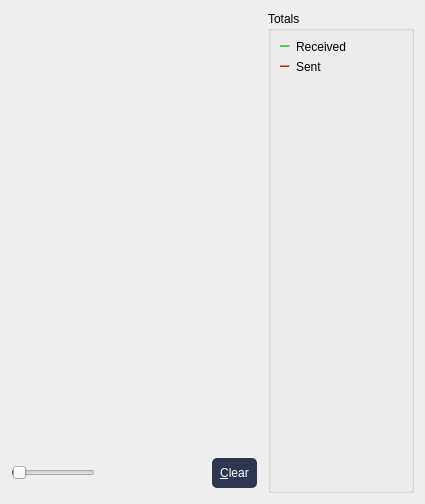
     <widget class="QWidget" name="tab_nettraffic">
      <attribute name="title">
       <string>&amp;Network Traffic</string>
      </attribute>
      <layout class="QHBoxLayout" name="horizontalLayout_3">
       <item>
        <layout class="QVBoxLayout" name="verticalLayout_4">
         <item>
          <widget class="TrafficGraphWidget" name="trafficGraph" native="true">
           <property name="sizePolicy">
            <sizepolicy hsizetype="Expanding" vsizetype="Expanding">
             <horstretch>0</horstretch>
             <verstretch>0</verstretch>
            </sizepolicy>
           </property>
          </widget>
         </item>
         <item>
          <layout class="QHBoxLayout" name="horizontalLayout_2">
           <item>
            <widget class="QSlider" name="sldGraphRange">
             <property name="minimum">
              <number>1</number>
             </property>
             <property name="maximum">
              <number>288</number>
             </property>
             <property name="pageStep">
              <number>12</number>
             </property>
             <property name="value">
              <number>6</number>
             </property>
             <property name="orientation">
              <enum>Qt::Horizontal</enum>
             </property>
            </widget>
           </item>
           <item>
            <widget class="QLabel" name="lblGraphRange">
             <property name="minimumSize">
              <size>
               <width>100</width>
               <height>0</height>
              </size>
             </property>
             <property name="alignment">
              <set>Qt::AlignCenter</set>
             </property>
            </widget>
           </item>
           <item>
            <widget class="QPushButton" name="btnClearTrafficGraph">
             <property name="styleSheet">
              <string notr="true">background:#2d374f;
padding:8px;
border-radius:5px;
color:#fff;
margin:5px</string>
             </property>
             <property name="text">
              <string>&amp;Clear</string>
             </property>
             <property name="autoDefault">
              <bool>false</bool>
             </property>
            </widget>
           </item>
          </layout>
         </item>
        </layout>
       </item>
       <item>
        <layout class="QVBoxLayout" name="verticalLayout">
         <item>
          <widget class="QGroupBox" name="groupBox">
           <property name="title">
            <string>Totals</string>
           </property>
           <layout class="QVBoxLayout" name="verticalLayout_5">
            <item>
             <layout class="QHBoxLayout" name="horizontalLayout_4">
              <item>
               <widget class="Line" name="line">
                <property name="sizePolicy">
                 <sizepolicy hsizetype="Fixed" vsizetype="Fixed">
                  <horstretch>0</horstretch>
                  <verstretch>0</verstretch>
                 </sizepolicy>
                </property>
                <property name="minimumSize">
                 <size>
                  <width>10</width>
                  <height>0</height>
                 </size>
                </property>
                <property name="palette">
                 <palette>
                  <active>
                   <colorrole role="WindowText">
                    <brush brushstyle="SolidPattern">
                     <color alpha="255">
                      <red>255</red>
                      <green>255</green>
                      <blue>255</blue>
                     </color>
                    </brush>
                   </colorrole>
                   <colorrole role="Button">
                    <brush brushstyle="SolidPattern">
                     <color alpha="255">
                      <red>27</red>
                      <green>34</green>
                      <blue>52</blue>
                     </color>
                    </brush>
                   </colorrole>
                   <colorrole role="Light">
                    <brush brushstyle="SolidPattern">
                     <color alpha="255">
                      <red>0</red>
                      <green>255</green>
                      <blue>0</blue>
                     </color>
                    </brush>
                   </colorrole>
                   <colorrole role="Text">
                    <brush brushstyle="SolidPattern">
                     <color alpha="255">
                      <red>255</red>
                      <green>255</green>
                      <blue>255</blue>
                     </color>
                    </brush>
                   </colorrole>
                   <colorrole role="ButtonText">
                    <brush brushstyle="SolidPattern">
                     <color alpha="255">
                      <red>255</red>
                      <green>255</green>
                      <blue>255</blue>
                     </color>
                    </brush>
                   </colorrole>
                   <colorrole role="Base">
                    <brush brushstyle="SolidPattern">
                     <color alpha="255">
                      <red>27</red>
                      <green>34</green>
                      <blue>52</blue>
                     </color>
                    </brush>
                   </colorrole>
                   <colorrole role="Window">
                    <brush brushstyle="SolidPattern">
                     <color alpha="255">
                      <red>27</red>
                      <green>34</green>
                      <blue>52</blue>
                     </color>
                    </brush>
                   </colorrole>
                   <colorrole role="WindowText">
                    <brush brushstyle="NoBrush">
                     <color alpha="128">
                      <red>255</red>
                      <green>255</green>
                      <blue>255</blue>
                     </color>
                    </brush>
                   </colorrole>
                  </active>
                  <inactive>
                   <colorrole role="WindowText">
                    <brush brushstyle="SolidPattern">
                     <color alpha="255">
                      <red>255</red>
                      <green>255</green>
                      <blue>255</blue>
                     </color>
                    </brush>
                   </colorrole>
                   <colorrole role="Button">
                    <brush brushstyle="SolidPattern">
                     <color alpha="255">
                      <red>27</red>
                      <green>34</green>
                      <blue>52</blue>
                     </color>
                    </brush>
                   </colorrole>
                   <colorrole role="Light">
                    <brush brushstyle="SolidPattern">
                     <color alpha="255">
                      <red>0</red>
                      <green>255</green>
                      <blue>0</blue>
                     </color>
                    </brush>
                   </colorrole>
                   <colorrole role="Text">
                    <brush brushstyle="SolidPattern">
                     <color alpha="255">
                      <red>255</red>
                      <green>255</green>
                      <blue>255</blue>
                     </color>
                    </brush>
                   </colorrole>
                   <colorrole role="ButtonText">
                    <brush brushstyle="SolidPattern">
                     <color alpha="255">
                      <red>255</red>
                      <green>255</green>
                      <blue>255</blue>
                     </color>
                    </brush>
                   </colorrole>
                   <colorrole role="Base">
                    <brush brushstyle="SolidPattern">
                     <color alpha="255">
                      <red>27</red>
                      <green>34</green>
                      <blue>52</blue>
                     </color>
                    </brush>
                   </colorrole>
                   <colorrole role="Window">
                    <brush brushstyle="SolidPattern">
                     <color alpha="255">
                      <red>27</red>
                      <green>34</green>
                      <blue>52</blue>
                     </color>
                    </brush>
                   </colorrole>
                   <colorrole role="WindowText">
                    <brush brushstyle="NoBrush">
                     <color alpha="128">
                      <red>255</red>
                      <green>255</green>
                      <blue>255</blue>
                     </color>
                    </brush>
                   </colorrole>
                  </inactive>
                  <disabled>
                   <colorrole role="WindowText">
                    <brush brushstyle="SolidPattern">
                     <color alpha="255">
                      <red>255</red>
                      <green>255</green>
                      <blue>255</blue>
                     </color>
                    </brush>
                   </colorrole>
                   <colorrole role="Button">
                    <brush brushstyle="SolidPattern">
                     <color alpha="255">
                      <red>27</red>
                      <green>34</green>
                      <blue>52</blue>
                     </color>
                    </brush>
                   </colorrole>
                   <colorrole role="Light">
                    <brush brushstyle="SolidPattern">
                     <color alpha="255">
                      <red>0</red>
                      <green>255</green>
                      <blue>0</blue>
                     </color>
                    </brush>
                   </colorrole>
                   <colorrole role="Text">
                    <brush brushstyle="SolidPattern">
                     <color alpha="255">
                      <red>255</red>
                      <green>255</green>
                      <blue>255</blue>
                     </color>
                    </brush>
                   </colorrole>
                   <colorrole role="ButtonText">
                    <brush brushstyle="SolidPattern">
                     <color alpha="255">
                      <red>255</red>
                      <green>255</green>
                      <blue>255</blue>
                     </color>
                    </brush>
                   </colorrole>
                   <colorrole role="Base">
                    <brush brushstyle="SolidPattern">
                     <color alpha="255">
                      <red>27</red>
                      <green>34</green>
                      <blue>52</blue>
                     </color>
                    </brush>
                   </colorrole>
                   <colorrole role="Window">
                    <brush brushstyle="SolidPattern">
                     <color alpha="255">
                      <red>27</red>
                      <green>34</green>
                      <blue>52</blue>
                     </color>
                    </brush>
                   </colorrole>
                   <colorrole role="WindowText">
                    <brush brushstyle="NoBrush">
                     <color alpha="128">
                      <red>255</red>
                      <green>255</green>
                      <blue>255</blue>
                     </color>
                    </brush>
                   </colorrole>
                  </disabled>
                 </palette>
                </property>
                <property name="orientation">
                 <enum>Qt::Horizontal</enum>
                </property>
               </widget>
              </item>
              <item>
               <widget class="QLabel" name="label_16">
                <property name="text">
                 <string>Received</string>
                </property>
               </widget>
              </item>
              <item>
               <widget class="QLabel" name="lblBytesIn">
                <property name="minimumSize">
                 <size>
                  <width>50</width>
                  <height>0</height>
                 </size>
                </property>
                <property name="alignment">
                 <set>Qt::AlignRight|Qt::AlignTrailing|Qt::AlignVCenter</set>
                </property>
               </widget>
              </item>
             </layout>
            </item>
            <item>
             <layout class="QHBoxLayout" name="horizontalLayout_5">
              <item>
               <widget class="Line" name="line_2">
                <property name="sizePolicy">
                 <sizepolicy hsizetype="Fixed" vsizetype="Fixed">
                  <horstretch>0</horstretch>
                  <verstretch>0</verstretch>
                 </sizepolicy>
                </property>
                <property name="minimumSize">
                 <size>
                  <width>10</width>
                  <height>0</height>
                 </size>
                </property>
                <property name="palette">
                 <palette>
                  <active>
                   <colorrole role="WindowText">
                    <brush brushstyle="SolidPattern">
                     <color alpha="255">
                      <red>255</red>
                      <green>255</green>
                      <blue>255</blue>
                     </color>
                    </brush>
                   </colorrole>
                   <colorrole role="Button">
                    <brush brushstyle="SolidPattern">
                     <color alpha="255">
                      <red>27</red>
                      <green>34</green>
                      <blue>52</blue>
                     </color>
                    </brush>
                   </colorrole>
                   <colorrole role="Light">
                    <brush brushstyle="SolidPattern">
                     <color alpha="255">
                      <red>255</red>
                      <green>0</green>
                      <blue>0</blue>
                     </color>
                    </brush>
                   </colorrole>
                   <colorrole role="Text">
                    <brush brushstyle="SolidPattern">
                     <color alpha="255">
                      <red>255</red>
                      <green>255</green>
                      <blue>255</blue>
                     </color>
                    </brush>
                   </colorrole>
                   <colorrole role="ButtonText">
                    <brush brushstyle="SolidPattern">
                     <color alpha="255">
                      <red>255</red>
                      <green>255</green>
                      <blue>255</blue>
                     </color>
                    </brush>
                   </colorrole>
                   <colorrole role="Base">
                    <brush brushstyle="SolidPattern">
                     <color alpha="255">
                      <red>27</red>
                      <green>34</green>
                      <blue>52</blue>
                     </color>
                    </brush>
                   </colorrole>
                   <colorrole role="Window">
                    <brush brushstyle="SolidPattern">
                     <color alpha="255">
                      <red>27</red>
                      <green>34</green>
                      <blue>52</blue>
                     </color>
                    </brush>
                   </colorrole>
                   <colorrole role="WindowText">
                    <brush brushstyle="NoBrush">
                     <color alpha="128">
                      <red>255</red>
                      <green>255</green>
                      <blue>255</blue>
                     </color>
                    </brush>
                   </colorrole>
                  </active>
                  <inactive>
                   <colorrole role="WindowText">
                    <brush brushstyle="SolidPattern">
                     <color alpha="255">
                      <red>255</red>
                      <green>255</green>
                      <blue>255</blue>
                     </color>
                    </brush>
                   </colorrole>
                   <colorrole role="Button">
                    <brush brushstyle="SolidPattern">
                     <color alpha="255">
                      <red>27</red>
                      <green>34</green>
                      <blue>52</blue>
                     </color>
                    </brush>
                   </colorrole>
                   <colorrole role="Light">
                    <brush brushstyle="SolidPattern">
                     <color alpha="255">
                      <red>255</red>
                      <green>0</green>
                      <blue>0</blue>
                     </color>
                    </brush>
                   </colorrole>
                   <colorrole role="Text">
                    <brush brushstyle="SolidPattern">
                     <color alpha="255">
                      <red>255</red>
                      <green>255</green>
                      <blue>255</blue>
                     </color>
                    </brush>
                   </colorrole>
                   <colorrole role="ButtonText">
                    <brush brushstyle="SolidPattern">
                     <color alpha="255">
                      <red>255</red>
                      <green>255</green>
                      <blue>255</blue>
                     </color>
                    </brush>
                   </colorrole>
                   <colorrole role="Base">
                    <brush brushstyle="SolidPattern">
                     <color alpha="255">
                      <red>27</red>
                      <green>34</green>
                      <blue>52</blue>
                     </color>
                    </brush>
                   </colorrole>
                   <colorrole role="Window">
                    <brush brushstyle="SolidPattern">
                     <color alpha="255">
                      <red>27</red>
                      <green>34</green>
                      <blue>52</blue>
                     </color>
                    </brush>
                   </colorrole>
                   <colorrole role="WindowText">
                    <brush brushstyle="NoBrush">
                     <color alpha="128">
                      <red>255</red>
                      <green>255</green>
                      <blue>255</blue>
                     </color>
                    </brush>
                   </colorrole>
                  </inactive>
                  <disabled>
                   <colorrole role="WindowText">
                    <brush brushstyle="SolidPattern">
                     <color alpha="255">
                      <red>255</red>
                      <green>255</green>
                      <blue>255</blue>
                     </color>
                    </brush>
                   </colorrole>
                   <colorrole role="Button">
                    <brush brushstyle="SolidPattern">
                     <color alpha="255">
                      <red>27</red>
                      <green>34</green>
                      <blue>52</blue>
                     </color>
                    </brush>
                   </colorrole>
                   <colorrole role="Light">
                    <brush brushstyle="SolidPattern">
                     <color alpha="255">
                      <red>255</red>
                      <green>0</green>
                      <blue>0</blue>
                     </color>
                    </brush>
                   </colorrole>
                   <colorrole role="Text">
                    <brush brushstyle="SolidPattern">
                     <color alpha="255">
                      <red>255</red>
                      <green>255</green>
                      <blue>255</blue>
                     </color>
                    </brush>
                   </colorrole>
                   <colorrole role="ButtonText">
                    <brush brushstyle="SolidPattern">
                     <color alpha="255">
                      <red>255</red>
                      <green>255</green>
                      <blue>255</blue>
                     </color>
                    </brush>
                   </colorrole>
                   <colorrole role="Base">
                    <brush brushstyle="SolidPattern">
                     <color alpha="255">
                      <red>27</red>
                      <green>34</green>
                      <blue>52</blue>
                     </color>
                    </brush>
                   </colorrole>
                   <colorrole role="Window">
                    <brush brushstyle="SolidPattern">
                     <color alpha="255">
                      <red>27</red>
                      <green>34</green>
                      <blue>52</blue>
                     </color>
                    </brush>
                   </colorrole>
                   <colorrole role="WindowText">
                    <brush brushstyle="NoBrush">
                     <color alpha="128">
                      <red>255</red>
                      <green>255</green>
                      <blue>255</blue>
                     </color>
                    </brush>
                   </colorrole>
                  </disabled>
                 </palette>
                </property>
                <property name="orientation">
                 <enum>Qt::Horizontal</enum>
                </property>
               </widget>
              </item>
              <item>
               <widget class="QLabel" name="label_17">
                <property name="text">
                 <string>Sent</string>
                </property>
               </widget>
              </item>
              <item>
               <widget class="QLabel" name="lblBytesOut">
                <property name="minimumSize">
                 <size>
                  <width>50</width>
                  <height>0</height>
                 </size>
                </property>
                <property name="alignment">
                 <set>Qt::AlignRight|Qt::AlignTrailing|Qt::AlignVCenter</set>
                </property>
               </widget>
              </item>
             </layout>
            </item>
            <item>
             <spacer name="verticalSpacer_4">
              <property name="orientation">
               <enum>Qt::Vertical</enum>
              </property>
              <property name="sizeHint" stdset="0">
               <size>
                <width>20</width>
                <height>407</height>
               </size>
              </property>
             </spacer>
            </item>
           </layout>
          </widget>
         </item>
        </layout>
       </item>
      </layout>
     </widget>
